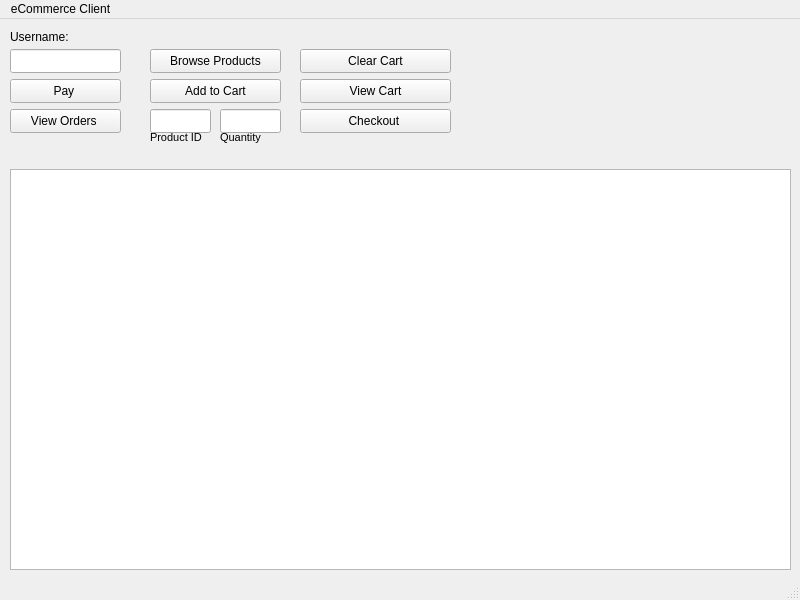
<?xml version="1.0" encoding="UTF-8"?>
<ui version="4.0">
 <class>MainWindow</class>
 <widget class="QMainWindow" name="MainWindow">
  <property name="geometry">
   <rect>
    <x>0</x>
    <y>0</y>
    <width>800</width>
    <height>600</height>
   </rect>
  </property>
  <property name="windowTitle">
   <string>MainWindow</string>
  </property>
  <widget class="QWidget" name="centralwidget">
   <widget class="QLabel" name="Username">
    <property name="geometry">
     <rect>
      <x>10</x>
      <y>10</y>
      <width>81</width>
      <height>16</height>
     </rect>
    </property>
    <property name="text">
     <string>Username:</string>
    </property>
   </widget>
   <widget class="QLineEdit" name="usernameLineEdit">
    <property name="geometry">
     <rect>
      <x>10</x>
      <y>30</y>
      <width>111</width>
      <height>24</height>
     </rect>
    </property>
   </widget>
   <widget class="QPushButton" name="browseProductsButton">
    <property name="geometry">
     <rect>
      <x>150</x>
      <y>30</y>
      <width>131</width>
      <height>24</height>
     </rect>
    </property>
    <property name="text">
     <string>Browse Products</string>
    </property>
   </widget>
   <widget class="QPushButton" name="addToCartButton">
    <property name="geometry">
     <rect>
      <x>150</x>
      <y>60</y>
      <width>131</width>
      <height>24</height>
     </rect>
    </property>
    <property name="text">
     <string>Add to Cart</string>
    </property>
   </widget>
   <widget class="QPushButton" name="viewCartButton">
    <property name="geometry">
     <rect>
      <x>300</x>
      <y>60</y>
      <width>151</width>
      <height>24</height>
     </rect>
    </property>
    <property name="text">
     <string>View Cart</string>
    </property>
   </widget>
   <widget class="QPushButton" name="checkoutButton">
    <property name="geometry">
     <rect>
      <x>300</x>
      <y>90</y>
      <width>151</width>
      <height>24</height>
     </rect>
    </property>
    <property name="text">
     <string>Checkout </string>
    </property>
   </widget>
   <widget class="QPushButton" name="payButton">
    <property name="geometry">
     <rect>
      <x>10</x>
      <y>60</y>
      <width>111</width>
      <height>24</height>
     </rect>
    </property>
    <property name="text">
     <string>Pay </string>
    </property>
   </widget>
   <widget class="QPushButton" name="viewOrdersButton">
    <property name="geometry">
     <rect>
      <x>10</x>
      <y>90</y>
      <width>111</width>
      <height>24</height>
     </rect>
    </property>
    <property name="text">
     <string>View Orders </string>
    </property>
   </widget>
   <widget class="QLineEdit" name="productIdLineEdit">
    <property name="geometry">
     <rect>
      <x>150</x>
      <y>90</y>
      <width>61</width>
      <height>24</height>
     </rect>
    </property>
   </widget>
   <widget class="QLineEdit" name="quantityLineEdit">
    <property name="geometry">
     <rect>
      <x>220</x>
      <y>90</y>
      <width>61</width>
      <height>24</height>
     </rect>
    </property>
   </widget>
   <widget class="QLabel" name="Username_2">
    <property name="geometry">
     <rect>
      <x>150</x>
      <y>110</y>
      <width>61</width>
      <height>16</height>
     </rect>
    </property>
    <property name="font">
     <font>
      <pointsize>8</pointsize>
     </font>
    </property>
    <property name="text">
     <string>Product ID</string>
    </property>
   </widget>
   <widget class="QLabel" name="Username_3">
    <property name="geometry">
     <rect>
      <x>220</x>
      <y>110</y>
      <width>51</width>
      <height>16</height>
     </rect>
    </property>
    <property name="font">
     <font>
      <pointsize>8</pointsize>
     </font>
    </property>
    <property name="text">
     <string>Quantity</string>
    </property>
   </widget>
   <widget class="QListWidget" name="messagesListWidget">
    <property name="geometry">
     <rect>
      <x>10</x>
      <y>150</y>
      <width>781</width>
      <height>401</height>
     </rect>
    </property>
    <property name="tabletTracking">
     <bool>false</bool>
    </property>
   </widget>
   <widget class="QPushButton" name="clearCartButton">
    <property name="geometry">
     <rect>
      <x>300</x>
      <y>30</y>
      <width>151</width>
      <height>24</height>
     </rect>
    </property>
    <property name="text">
     <string>Clear Cart</string>
    </property>
   </widget>
  </widget>
  <widget class="QMenuBar" name="menubar">
   <property name="geometry">
    <rect>
     <x>0</x>
     <y>0</y>
     <width>800</width>
     <height>21</height>
    </rect>
   </property>
   <widget class="QMenu" name="menueCommerce_Client">
    <property name="title">
     <string>eCommerce Client</string>
    </property>
   </widget>
   <addaction name="menueCommerce_Client"/>
  </widget>
  <widget class="QStatusBar" name="statusbar"/>
 </widget>
 <resources/>
 <connections/>
</ui>
